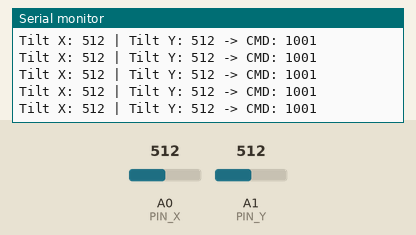
Bench run of a sketch on a simulated Arduino Uno, built with avr-gcc and run on an emulated ATmega328P. Parts: the last lines printed to the serial monitor. The inputs (shaded band) are chosen by the test bench; at power-on: A0 (PIN_X) = 512, A1 (PIN_Y) = 512. No radio packets arrive unless stated.

Above: at 1.2 s.
1.3 s: A0 (PIN_X) set to 410
At 1.45 s:
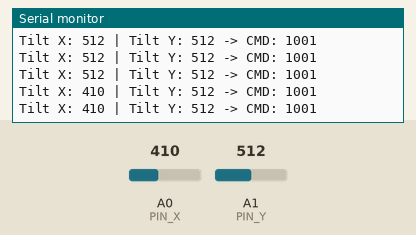
2.8 s: A1 (PIN_Y) set to 410
At 2.88 s:
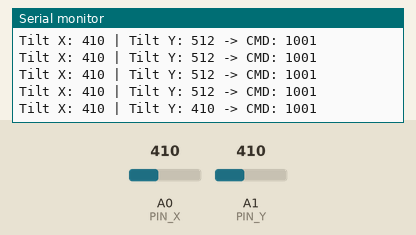
4.3 s: A0 (PIN_X) set to 390
At 4.32 s:
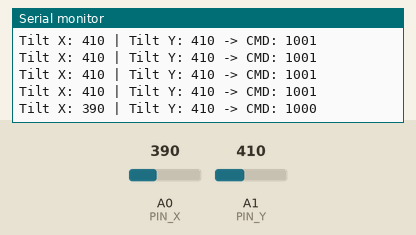
5.8 s: A1 (PIN_Y) set to 390
At 5.86 s:
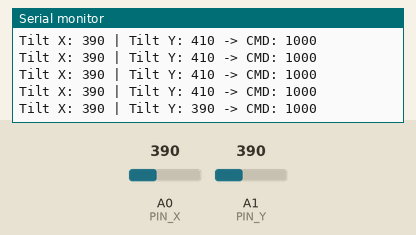
Timing chart, 0 to 8.3 s (numbered marks = the images above; inputs shaded):
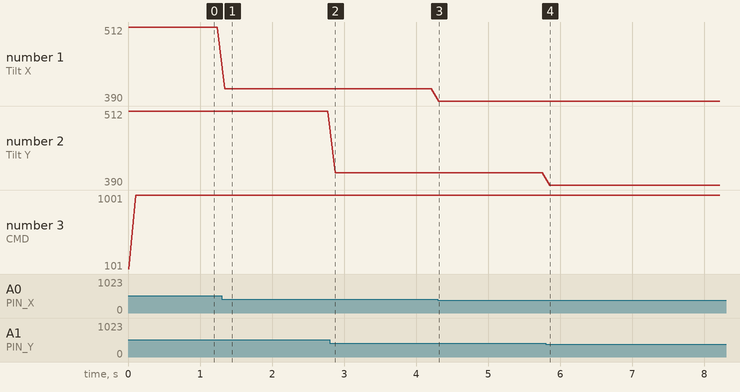

The sketch:

transmitter.ino
```cpp
#include <SPI.h>
#include <RF24.h>

// --- Hardware Pins Configuration ---
#define PIN_X A0  // ADXL335 X-axis output
#define PIN_Y A1  // ADXL335 Y-axis output

// --- NRF24L01 Configuration ---
#define CE_PIN  8
#define CSN_PIN 10
RF24 radio(CE_PIN, CSN_PIN);
const byte address[6] = "1Node";

// --- State Variables ---
int speed_bits = 0;   // Bits [3:2]: 00=Stop, 01=Normal, 10=Fast, 11=Reverse
int steer_bits = 0;   // Bits [1:0]: 00=Forward, 10=Left, 01=Right
bool y_armed = true;  // Flag for Y-axis state management

void setup() {
  Serial.begin(115200);
  while (!Serial) {}

  // Initialize NRF24L01 module
  if (!radio.begin()) {
    Serial.println("radio.begin() FAILED");
    while (1) {}
  }

  // --- NRF24 Settings (Must match FPGA Receiver) ---
  radio.setChannel(76);
  radio.setDataRate(RF24_1MBPS);
  radio.setCRCLength(RF24_CRC_16);
  radio.setPayloadSize(32);
  radio.setPALevel(RF24_PA_LOW);

  // Test mode: Disable ACK to avoid depending on receiver's ACK
  radio.setAutoAck(false);

  radio.openWritingPipe(address);
  radio.stopListening();

  Serial.println("TX ready");
}

void loop() {
  // ---------------------------------------------
  // 1. Get data from hand gestures (ADXL335)
  // ---------------------------------------------
  int xVal = analogRead(PIN_X);
  int yVal = analogRead(PIN_Y);

  // Arm the Y-axis when the hand is in neutral position
  if (yVal >= 300 && yVal <= 420) {
    y_armed = true;
  }

  // ---------------------------------------------
  // 2. SPEED PROCESSING (Based on Y-axis - Forward/Backward Tilt)
  // Logic: 00=Stop, 01=Normal, 10=Turbo (Fast), 11=Reverse
  // ---------------------------------------------
  if (yVal > 420) {
    // Tilt Forward -> GO FORWARD (Increase speed up to Turbo mode)
    if (speed_bits < 2) {
      speed_bits++;
    } else if (speed_bits == 3) {
      speed_bits = 0;
    }
    y_armed = false;
  }
  else if (yVal < 300) {
    // Tilt Backward -> GO BACKWARD (Or decrease speed)
    if (speed_bits == 0) {
      speed_bits = 3;
    } else if (speed_bits != 3) {
      speed_bits--;
    }
    y_armed = false;
  }

  // ---------------------------------------------
  // 3. STEERING PROCESSING (Based on X-axis - Left/Right Tilt)
  // Logic: 00=Straight, 10=Left, 01=Right
  // ---------------------------------------------
  if (xVal < 300) {
    // Tilt to the left
    steer_bits = 2; // 10: Left
  }
  else if (xVal > 400) {
    // Tilt to the right
    steer_bits = 1; // 01: Right
  }
  else {
    // Neutral position -> GO STRAIGHT
    steer_bits = 0; // 00: Straight
  }

  // ---------------------------------------------
  // 4. PACK & SEND DATA (Payload[0])
  // ---------------------------------------------
  uint8_t payload[32] = {0};

  // Bitwise packing: Speed [Bits 3:2] | Steer [Bits 1:0]
  uint8_t command = (speed_bits << 2) | steer_bits;
  payload[0] = command;

  radio.write(payload, 32);

  // ---------------------------------------------
  // 5. DEBUG SECTION
  // ---------------------------------------------
  Serial.print("Tilt X: ");
  Serial.print(xVal);
  Serial.print(" | Tilt Y: ");
  Serial.print(yVal);
  Serial.print(" -> CMD: ");

  // Print with leading zeros to ensure a 4-bit binary format (0000..1111)
  if (command < 8) Serial.print('0');
  if (command < 4) Serial.print('0');
  if (command < 2) Serial.print('0');
  Serial.println(command, BIN);

  delay(100);
}
```

Measured:
- after the input at 1.3 s, the serial monitor: prints a new line at once (image 1)
- after the input at 2.8 s, the serial monitor: prints a new line after 0.08 s (image 2)
- after the input at 4.3 s, the serial monitor: prints a new line at once (image 3)
- after the input at 5.8 s, the serial monitor: prints a new line after 0.05 s (image 4)
- plotted number 1: 512 → 410 after the input at 1.3 s, 410 → 390 after the input at 4.3 s
- plotted number 3: 1001 → 1000 after the input at 4.3 s
